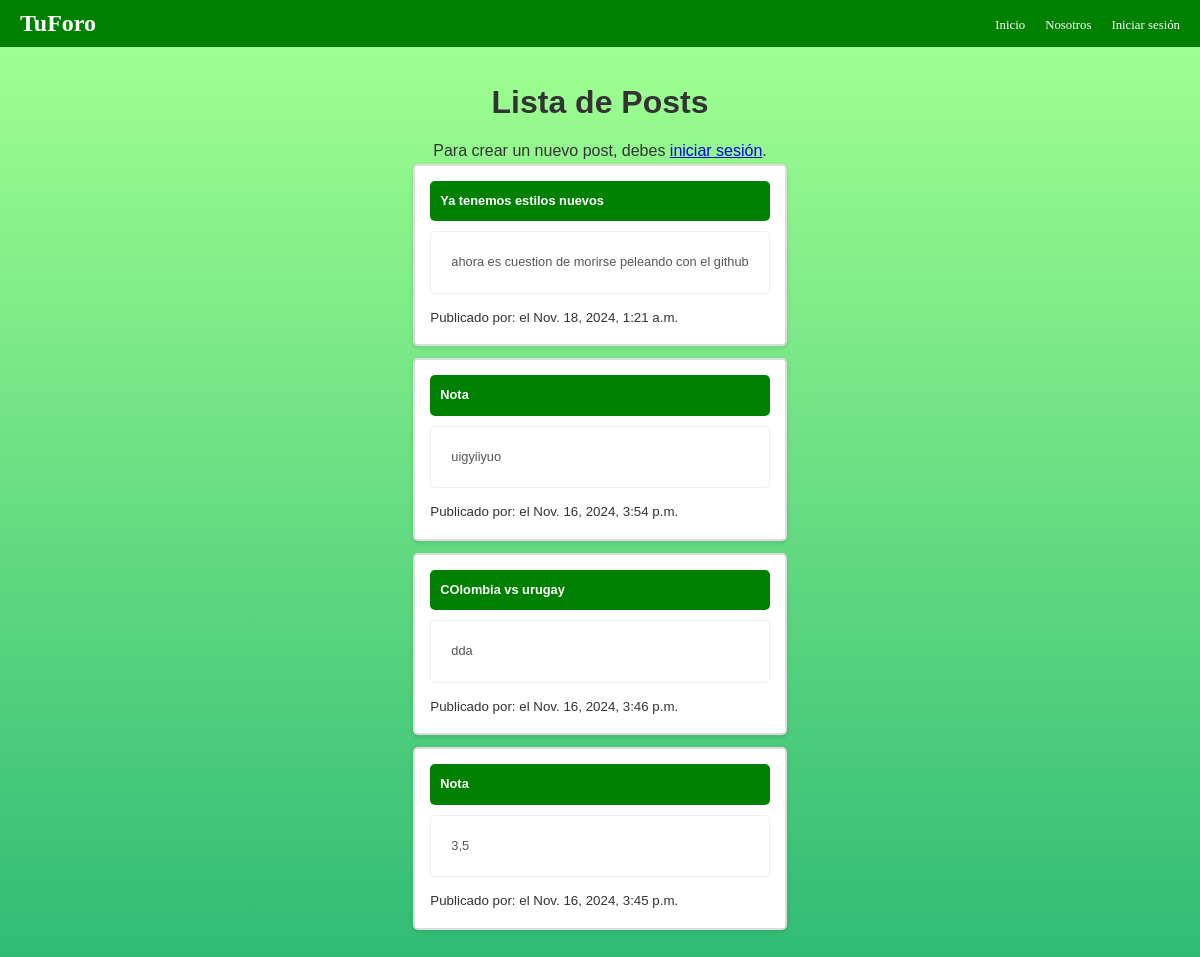
The app's page /, older data.
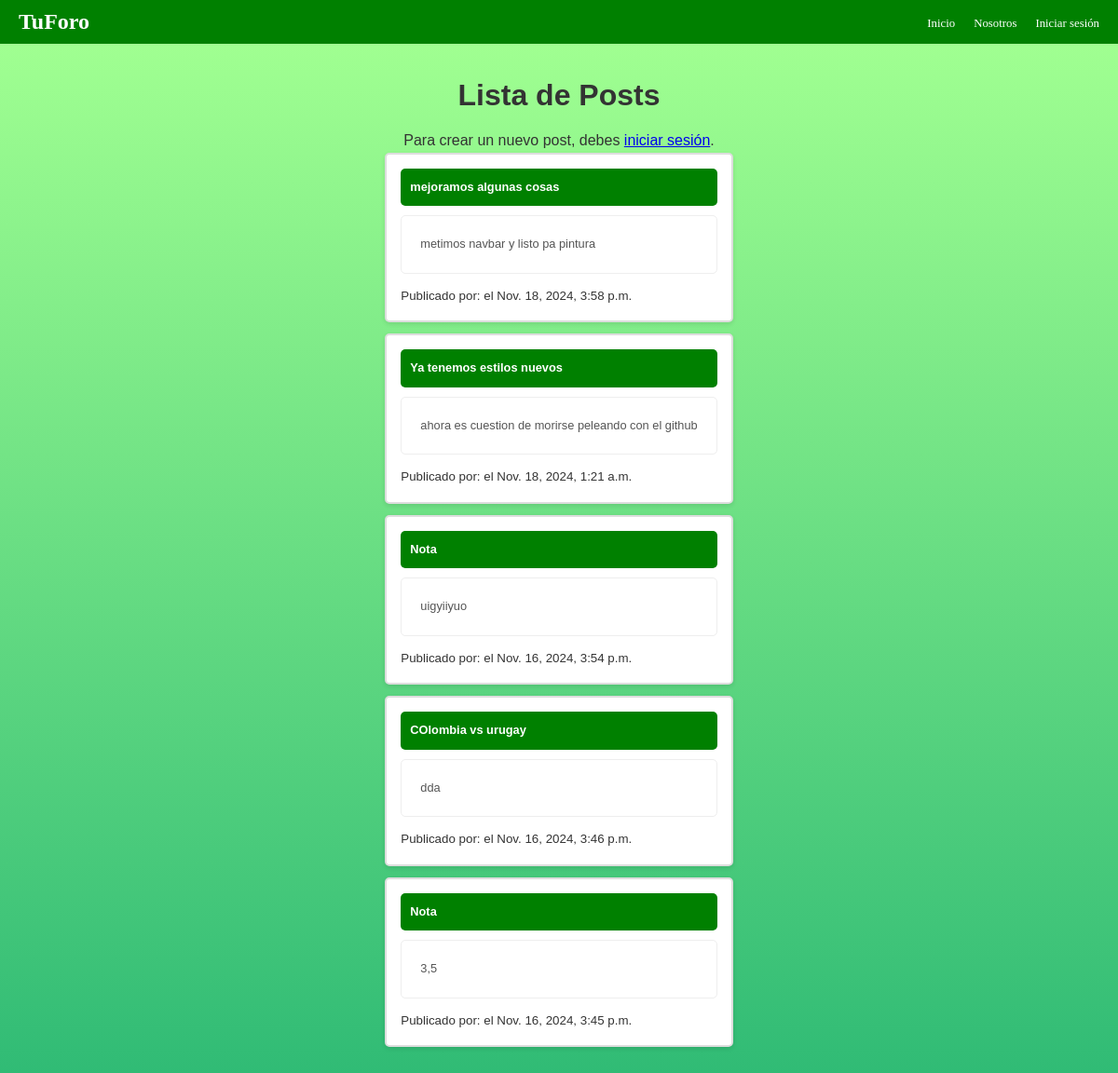
The same page, newer data.
### foro_app/models.py (models this page shows, shortened)
class Post(models.Model):
    titulo = models.CharField(max_length=200)
    contenido = models.TextField()
    author = models.ForeignKey(User, on_delete=models.CASCADE, null=True)
    fecha_creacion = models.DateTimeField(auto_now_add=True)

### foro_app/views.py (the view)
# urls.py: path('', views.lista_posts, name='lista_posts'),
def lista_posts(request):
    posts = Post.objects.all().order_by('-fecha_creacion')
    return render(request, 'foro_app/lista_posts.html', {'posts': posts})

### foro_app/templates/foro_app/lista_posts.html (shortened to what this page needs)
{% load static %}
<!DOCTYPE html>
<html>
<head>
    <link rel="stylesheet" href="{% static 'css/styles.css' %}">
</head>
<body>
    <nav class="navbar">
        <div class="logo">TuForo</div>
        <ul class="nav-links">
            <li><a href="{% url 'lista_posts' %}">Inicio</a></li>
            <li><a href="{% url 'detalle_proyecto' %}">Nosotros</a></li>
            {% if user.is_authenticated %}
                <li><a href="{% url 'password_reset' %}">{{ user.username }}</a></li>
                <li><a href="{% url 'logout_usuario' %}">Cerrar sesión</a></li>
            {% else %}
                <li><a href="{% url 'login_usuario' %}">Iniciar sesión</a></li>
            {% endif %}
    </nav>
    <div class="bodyapp">
    <h1 class="titulo">Lista de Posts</h1>
    {% if user.is_authenticated %}
    <a class="btn-main" href="{% url 'nuevo_post' %}">Crear Nuevo Post</a>
    {% else %}
        <p>Para crear un nuevo post, debes <a href="{% url 'login_usuario' %}">iniciar sesión</a>.</p>
    {% endif %}
    <ul class="postlist">
        {% for post in posts %}
            <li class="postitem">
                <a class="titlepost" href="{% url 'detalle_post' post.pk %}">{{ post.titulo }}</a>
                <p class="contentpost" >{{ post.contenido|truncatechars:100 }}</p>
                <small>Publicado por: {{ post.author.username }} el {{ post.fecha_creacion }}</small>
            </li>
        {% endfor %}
    </ul>
</div>
</body>
</html>

### static/css/styles.css (style rules this page uses)
* { margin: 0; padding: 0; box-sizing: border-box; }
.bodyapp { display: flex; flex-direction: column; align-items: center; justify-content: center; min-height: 100vh; font-family: Arial, sans-serif; background: linear-gradient(0deg, rgba(48,187,117,1) 0%, rgba(160,255,145,1) 100%); color: #333; line-height: 1.6; padding: 20px; }
.navbar { display: flex; justify-content: space-between; align-items: center; color: white; background-color: green; padding: 10px 20px; }
.logo { font-size: 1.5rem; font-weight: bold; }
.nav-links { list-style: none; display: flex; gap: 20px; }
.nav-links a { text-decoration: none; color: white; font-size: 0.8em; }
.titulo { text-align: center; color: #333; margin-bottom: 10px; margin-top: 10px; font-weight: bold; }
.postlist { list-style: none; padding: 0; }
.postitem { background-color: white; border: 2.5px solid #ddd; border-radius: 5px; margin-bottom: 12px; padding: 15px; box-shadow: 0 2px 5px rgba(0, 0, 0, 0.1); }
.titlepost { font-size: 0.8em; font-weight: bold; display: block; color: white; text-decoration: none; background-color: green; padding: 10px; border-radius: 5px; }
.contentpost { font-size: 0.8em; color: #555; margin: 10px 0; padding: 20px; border: 1px solid #eeeeee; border-radius: 5px; }

Row changes from the older to the newer data that the page shows:
added Post: titulo "mejoramos algunas cosas", contenido "metimos navbar y listo pa pintura", fecha_creacion "Nov. 18, 2024, 3:58 p.m."
